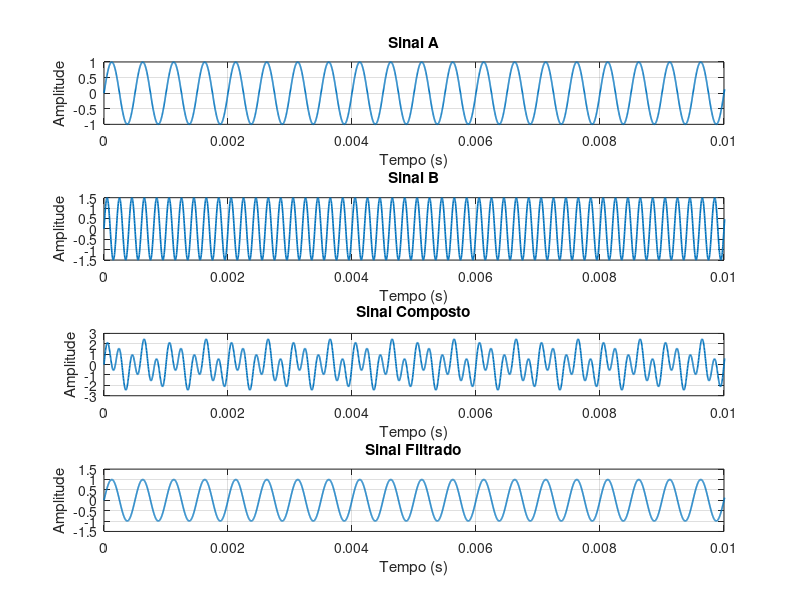
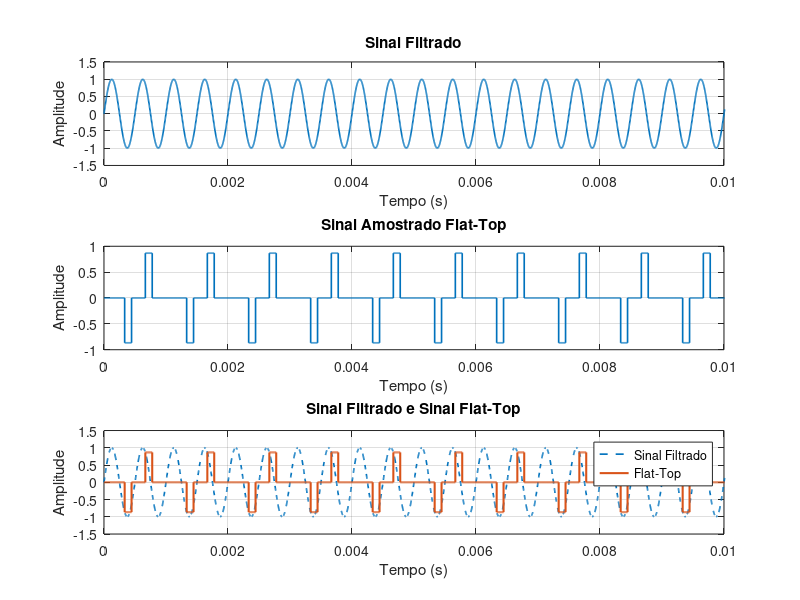
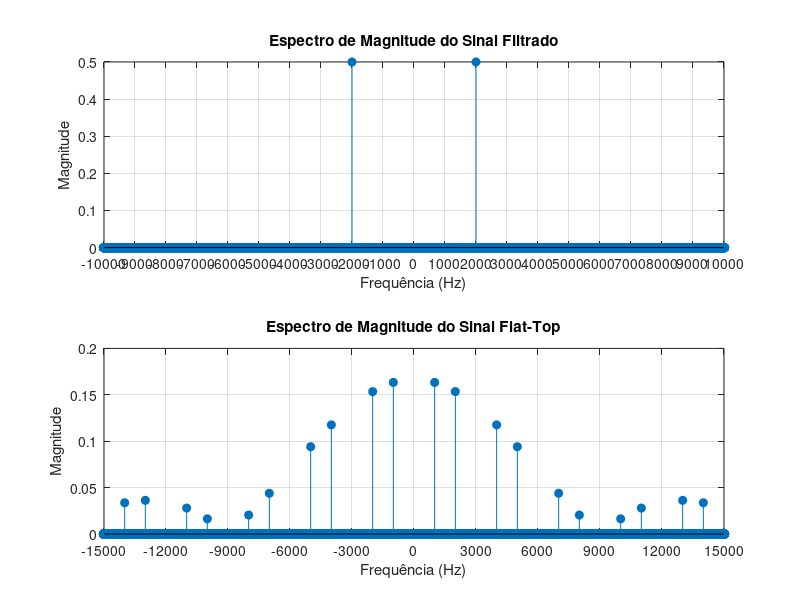
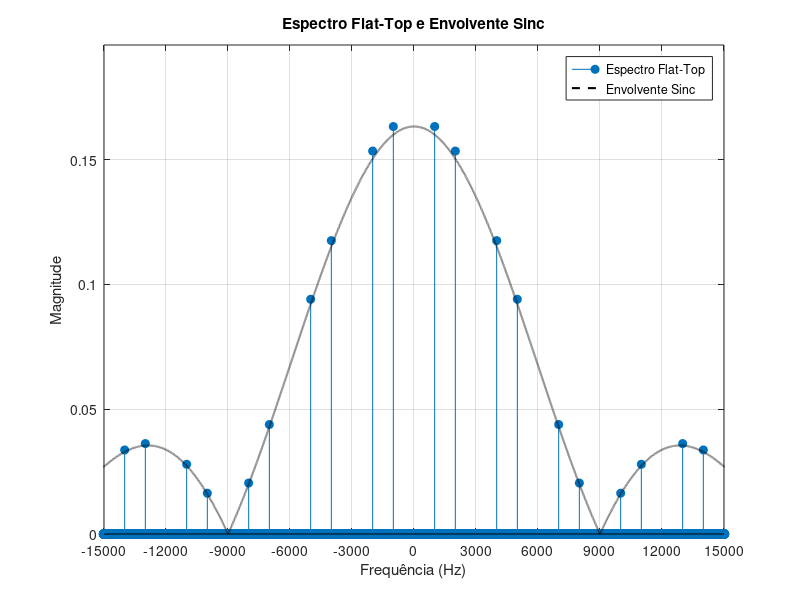

MATLAB code for these plots, in order:
clear;
clc;
close all;

pkg load signal;

f1 = 2e3;%Frequencia da senoide a ser amostrada
f2 = 5e3;%Frequencia da segunda senoide
A1 = 1.0;%Amplitude da senoide a ser amostrada
A2 = 1.5;%Amplitude da segunda senoide

fs = 3e3;%Frequencia de amostragem
Ts = 1/fs;%Periodo de amostragem
fNyquist = fs/2;%Frequencia de Nyquist
fAnalog = 360e3;%Frequencia da grade computacional
Ta = 1/fAnalog;%Periodo da grade computacional
tempoTotal = 1;%Tempo total de simulacao
t = 0:Ta:tempoTotal-Ta;%Grade computacional
nPAnalog = length(t);%Total de pontos da grade
fCorte = 3e3;%Frequencia de corte do filtro passa baixas

sinalA = A1*sin(2*pi*f1*t);%Sinal a ser amostrado
sinalB = A2*sin(2*pi*f2*t);%Segunda senoide
sinalComposto = sinalA + sinalB;

filtroIdeal = zeros(1,nPAnalog);

for i = 1:nPAnalog
    fAtual = (i-1)*(fAnalog/nPAnalog);

    if fAtual <= fCorte || fAtual >= (fAnalog-fCorte)
        filtroIdeal(i) = 1;
    else
        filtroIdeal(i) = 0;
    end
end

sinalCompostoFFT = fft(sinalComposto);%Passando o sinal para a frequencia
sinalFiltradoFFT = sinalCompostoFFT .* filtroIdeal;%Aplicando o filtro ideal
sinalFiltrado = real(ifft(sinalFiltradoFFT));%Voltando para o dominio do tempo

figure;

subplot(4,1,1);
plot(t,sinalA,'LineWidth',1.2);
grid on;
xlabel('Tempo (s)');
ylabel('Amplitude');
title('Sinal A');
xlim([0 0.01]);

subplot(4,1,2);
plot(t,sinalB,'LineWidth',1.2);
grid on;
xlabel('Tempo (s)');
ylabel('Amplitude');
title('Sinal B');
xlim([0 0.01]);

subplot(4,1,3);
plot(t,sinalComposto,'LineWidth',1.2);
grid on;
xlabel('Tempo (s)');
ylabel('Amplitude');
title('Sinal Composto');
xlim([0 0.01]);

subplot(4,1,4);
plot(t,sinalFiltrado,'LineWidth',1.2);
grid on;
xlabel('Tempo (s)');
ylabel('Amplitude');
title('Sinal Filtrado');
xlim([0 0.01]);

kPasso = round(Ts/Ta);

d = Ts/3;%Tempo de abertura do pulso
numPontosPulso = round(d/Ta);
dReal = numPontosPulso*Ta;

amostras = sinalFiltrado(1:kPasso:end);%Obtendo as amostras do sinal filtrado

pulsoFlatTop = [ones(1,numPontosPulso),zeros(1,kPasso-numPontosPulso)];%Pulso retangular Flat-Top

sinalAmostradoFlatTop = kron(amostras,pulsoFlatTop);%Construindo o sinal Flat-Top
sinalAmostradoFlatTop = sinalAmostradoFlatTop(1:nPAnalog);

figure;

subplot(3,1,1);
plot(t,sinalFiltrado,'LineWidth',1.2);
grid on;
xlabel('Tempo (s)');
ylabel('Amplitude');
title('Sinal Filtrado');
xlim([0 0.01]);

subplot(3,1,2);
stairs(t,sinalAmostradoFlatTop,'LineWidth',1.2);
grid on;
xlabel('Tempo (s)');
ylabel('Amplitude');
title('Sinal Amostrado Flat-Top');
xlim([0 0.01]);

subplot(3,1,3);
plot(t,sinalFiltrado,'--','LineWidth',1.2);
hold on;
stairs(t,sinalAmostradoFlatTop,'LineWidth',1.5);
grid on;
xlabel('Tempo (s)');
ylabel('Amplitude');
title('Sinal Filtrado e Sinal Flat-Top');
legend('Sinal Filtrado','Flat-Top');
xlim([0 0.01]);
hold off;

f = (-nPAnalog/2:nPAnalog/2-1)*(fAnalog/nPAnalog);%Grade computacional da frequencia

sinalFiltradoFFT_plot = fftshift(fft(sinalFiltrado))/nPAnalog;
sinalAmostradoFlatTopFFT_plot = fftshift(fft(sinalAmostradoFlatTop))/nPAnalog;

figure;

subplot(2,1,1);
stem(f,abs(sinalFiltradoFFT_plot),'filled');
grid on;
xlabel('Frequência (Hz)');
ylabel('Magnitude');
title('Espectro de Magnitude do Sinal Filtrado');
xlim([-10000 10000]);
xticks(-10000:1000:10000);

subplot(2,1,2);
stem(f,abs(sinalAmostradoFlatTopFFT_plot),'filled');
grid on;
xlabel('Frequência (Hz)');
ylabel('Magnitude');
title('Espectro de Magnitude do Sinal Flat-Top');
xlim([-15000 15000]);
xticks(-15000:3000:15000);

espectroMag = abs(sinalAmostradoFlatTopFFT_plot);

fSinc = f;
fSinc(fSinc == 0) = 1e-10;

envolventeSinc = abs(sin(pi*fSinc*dReal)./(pi*fSinc*dReal));%Envolvente Sinc causada pela abertura do pulso
amplitudeMaxima = max(espectroMag);
envolventeSinc = envolventeSinc*amplitudeMaxima;

figure;

stem(f,espectroMag,'filled');
hold on;
plot(f,envolventeSinc,'k--','LineWidth',1.5);

grid on;
xlabel('Frequência (Hz)');
ylabel('Magnitude');
title('Espectro Flat-Top e Envolvente Sinc');
xlim([-15000 15000]);
xticks(-15000:3000:15000);
ylim([0 amplitudeMaxima*1.2]);

legend('Espectro Flat-Top','Envolvente Sinc','Location','northeast');
hold off;

fCorteReconstrucao = fs/2;
filtroReconstrucao = zeros(1,nPAnalog);

for i = 1:nPAnalog
    fAtual = (i-1)*(fAnalog/nPAnalog);

    if fAtual <= fCorteReconstrucao || fAtual >= (fAnalog-fCorteReconstrucao)
        filtroReconstrucao(i) = 1;
    else
        filtroReconstrucao(i) = 0;
    end
end

fatorCompensacao = Ts/dReal;%Compensacao da reducao de amplitude causada pela abertura do pulso

sinalAmostradoFlatTopFFT = fft(sinalAmostradoFlatTop);
sinalReconstruidoFFT = sinalAmostradoFlatTopFFT .* filtroReconstrucao * fatorCompensacao;%Aplicando o filtro e a compensacao
sinalReconstruido = real(ifft(sinalReconstruidoFFT));%Voltando para o dominio do tempo

filtroReconstrucaoPlot = fftshift(filtroReconstrucao);
sinalReconstruidoFFT_plot = fftshift(sinalReconstruidoFFT)/nPAnalog;

figure;

subplot(3,1,1);
stem(f,abs(sinalAmostradoFlatTopFFT_plot),'filled');
grid on;
xlabel('Frequência (Hz)');
ylabel('Magnitude');
title('Espectro do Sinal Flat-Top');
xlim([-5*fs 5*fs]);
xticks(-5*fs:fs:5*fs);

subplot(3,1,2);
plot(f,filtroReconstrucaoPlot,'LineWidth',2);
grid on;
xlabel('Frequência (Hz)');
ylabel('Ganho');
title('Filtro Ideal de Reconstrução');
xlim([-5*fs 5*fs]);
xticks(-5*fs:fs:5*fs);
ylim([-0.2 1.2]);

subplot(3,1,3);
plot(t,sinalFiltrado,'LineWidth',2);
hold on;
plot(t,sinalReconstruido,'--','LineWidth',2);
grid on;
xlabel('Tempo (s)');
ylabel('Amplitude');
title('Sinal Filtrado vs Sinal Reconstruído');
legend('Sinal Filtrado','Sinal Reconstruído');
xlim([0 0.01]);
hold off;

figure;

plot(t,sinalFiltrado,'LineWidth',2);
hold on;
plot(t,sinalReconstruido,'--','LineWidth',2);

grid on;
xlabel('Tempo (s)');
ylabel('Amplitude');
title('Comparação entre Sinal Original e Reconstruído');
legend('Sinal Filtrado','Sinal Reconstruído');
xlim([0 0.01]);

hold off;
